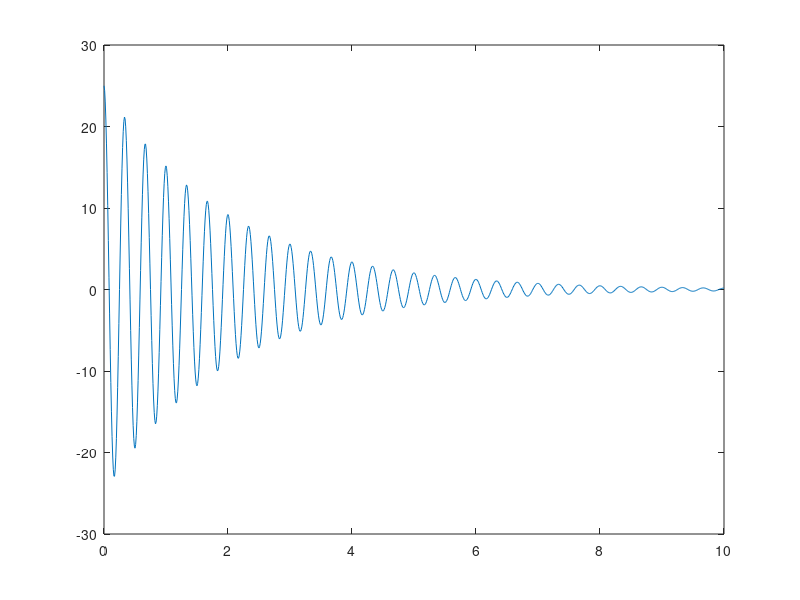

MATLAB code for this plot:
%% Lab 1
close all; clear all;
%% Matrix Multiplication
A=[2,1;3,2]

B=[3,1;2,2]

A_transpose= A'

B_transpose = B'

A1=A*B

A2=B*A

A3=(A'*B')'

A4=(B'*A')'

% A1=A4 and A2=A3

%% Matrix Inverses
A1=inv(A*B)

A2=inv(A)*inv(B)

A3=inv(B*A)

A4=inv(B)*inv(A)

A1*(A*B)

(A*B)*A1

% The two products are the Identity Matrix

%% Solving Circuits with MATLAB
C=[1,0,1;3,3,4;2,2,3]

S=[10;12;5]

V=inv(C)*S

C*V

%% More About Matrix Inverses
D=[2,4;1,2]

inv(D) 
% Finding the inverse requires calculating the determinant.
% The determinant of D is 1/0, which makes the elements of the inverse go
% to infinity. Thus there is no inverse of D.

%% Products of Time Functions

t=[0:0.01:10];
p = 5*cos(2*pi*3*t);
v=5*exp(-0.5*t);
plot(t,p,t,v)

b=p.*v;
plot(t,b)
